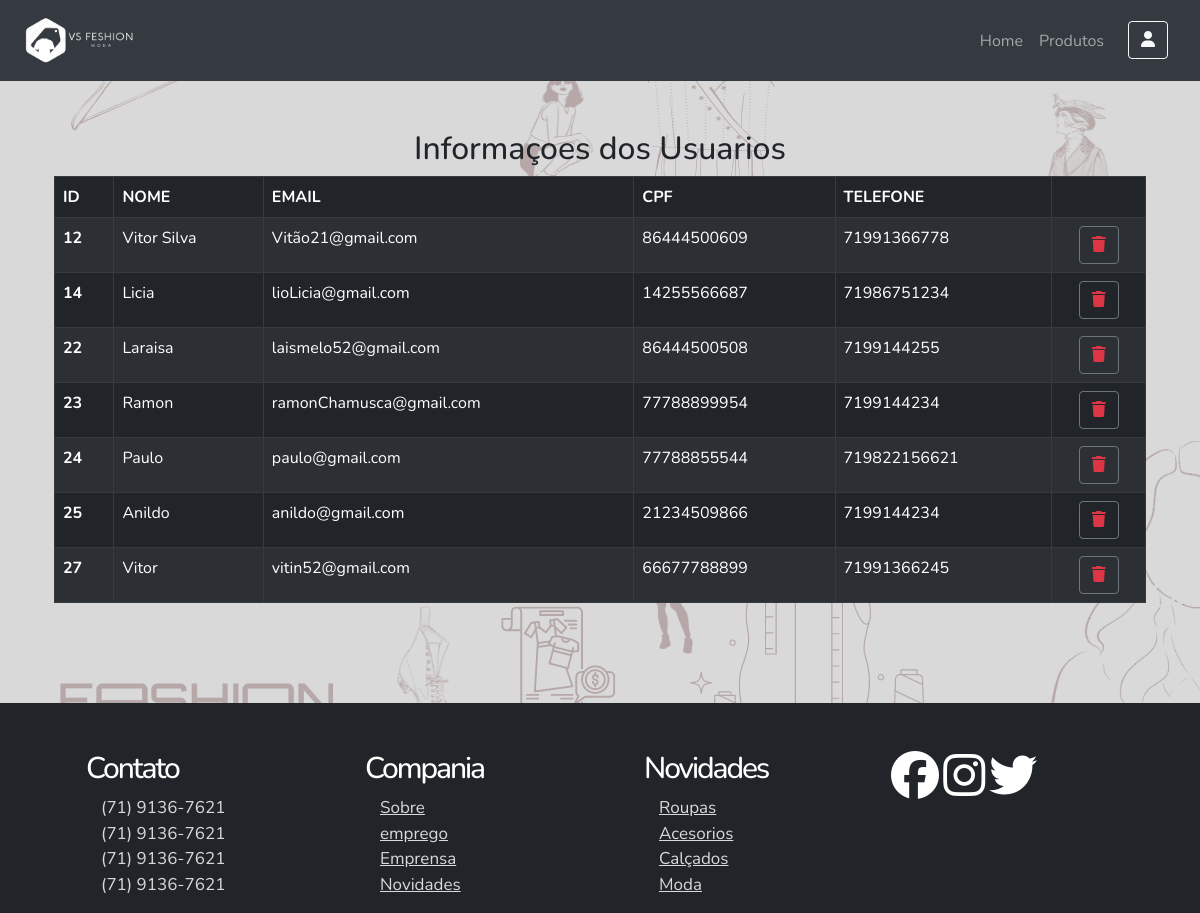
Screenshot of /php/informaçoesUsuarios.php with the database file from the repository.
### tables this page shows
CREATE TABLE `usuario` (
  `id` int(11) NOT NULL,
  `name` varchar(70) NOT NULL,
  `email` varchar(100) NOT NULL,
  `password` varchar(255) NOT NULL,
  `created_at` datetime DEFAULT current_timestamp(),
  `cpf` varchar(14) NOT NULL,
  `telefone` varchar(15) NOT NULL,
  `name_imagem` varchar(250) DEFAULT NULL,
  `type_imagem` varchar(100) DEFAULT NULL
);

### php/informaçoesUsuarios.php (the view, shortened to what this page needs)
<!DOCTYPE html>
<html lang="en">
    <?php
    include_once "conexao.php";
    $stmt = $pdo->prepare("SELECT id,name,email,cpf,telefone FROM usuario");
    $stmt->execute();
    $resultado = $stmt->fetchAll(PDO::FETCH_ASSOC);
    ?>
<head>
    <link rel="stylesheet" href="css/bootstrap.min.css">
    <link href="https://cdn.jsdelivr.net/npm/bootstrap@5.0.2/dist/css/bootstrap.min.css" rel="stylesheet">
    <link rel="stylesheet" href="../css/estilo_conta.css">
</head>
<body>
    <header>
        <nav class="navbar navbar-expand-md navbar-dark bg-personalit fixed-top">
            <div class="container-fluid">
                <a href="index.html" class="navbar-brand"><img src="imagens/Vitinho.png" alt="" width="110"></a>
                <div class="collapse navbar-collapse" id="nav-principal">
                    <div class="ms-auto"  >
                        <ul class="navbar-nav me-2 bordabotom">
                            <li class="nav-item">
                                <a class="nav-link" href="../index.php" aria-current="page">Home</a>
                            </li>
                            <li class="nav-item">
                                <a class="nav-link me-3" href="../produtos.php">Produtos</a>
                            </li>
                            <li class="nav-item dropdown">
                                <a id="nav-botão" class=" btn btn-outline-light navbotao transicao_color dropdown-toggle" href="#" href="#" role="button" data-bs-toggle="dropdown" aria-expanded="false"><i class="fa-solid fa-user"></i></a>
                            </li>
                        </ul>
                    </div>
                </div>
            </div>
        </nav>
    </header>
    <div class="container">
        <div class="row ">
            <div class="col">
                <h2 class="text-center" style="margin-top: 130px;">Informaçoes dos Usuarios</h2>
                <table class="table table-dark table-striped table-bordered" style="margin-bottom: 100px;">
                    <thead>
                        <tr>
                            <th scope="col">ID</th>
                            <th scope="col">NOME</th>
                            <th scope="col">EMAIL</th>
                            <th scope="col">CPF</th>
                            <th scope="col">TELEFONE</th>
                            <th scope="col "></th>
                        </tr>
                    </thead>
                    <tbody>
                        <?php foreach($resultado as $row){
                            $idUsuario = $row['id'];
                            $nomeUsuario = $row['name'];
                            $emailUsuario = $row['email'];
                            $cpfUsuario = $row['cpf'];
                            $telefoneUsuario = $row['telefone'];
                            ?>
                            <tr>
                            <th scope="row"><?php echo $idUsuario ?></th>
                                <td><?php echo $nomeUsuario ?></td>
                                <td><?php echo $emailUsuario ?></td>
                                <td><?php echo $cpfUsuario ?></td>
                                <td><?php echo $telefoneUsuario ?></td>
                                <td><div class="d-flex justify-content-center excluir-usuario"><button class="btn btn-outline-secondary excluir-btn" data-id="<?php echo $idUsuario ?>"><i class="fa-solid fa-trash text-danger "></i></button></div></td>
                            </tr>
                        <?php } ?>
                    </tbody>
                </table>
            </div>
        </div>
    </div>
    <footer class=" bg-dark pt-5">
        <div class="container">
            <div class="row">
                <div id="contato" class="col-xl-3 col-lg-3 col-md-3 col-sm-6 col-xs-4 posicao">
                    <ul>
                        <h4 class="tamanho-h4-lg tamanho-h4-xl ">Contato</h4>
                        <li><p class="tamanho-font-lg tamanho-font-xl">(71) 9136-7621</p></li>
                        <li><p class="tamanho-font-lg tamanho-font-xl">(71) 9136-7621</p></li>
                        <li><p class="tamanho-font-lg tamanho-font-xl">(71) 9136-7621</p></li>
                        <li><p class="tamanho-font-lg tamanho-font-xl">(71) 9136-7621</p></li>
                    </ul>
                </div>
                <div class="col-xl-3 col-lg-3 d-none col-md-3 d-md-block">
                    <ul class="">
                        <h4 class="tamanho-h4-lg tamanho-h4-xl">Compania</h4>
                        <li><a class="tamanho-font-lg tamanho-font-xl" href="">Sobre</a></li>
                        <li><a class="tamanho-font-lg tamanho-font-xl" href="">emprego</a></li>
                        <li><a class="tamanho-font-lg tamanho-font-xl" href="">Emprensa</a></li>
                        <li><a class="tamanho-font-lg tamanho-font-xl" href="">Novidades</a></li>
                    </ul>
                </div>
                <div class="col-xl-3 col-lg-3 d-none col-md-3 d-md-block">
                    <ul>
                        <h4 class="tamanho-h4-lg tamanho-h4-xl">Novidades</h4>
                        <li><a class="tamanho-font-lg tamanho-font-xl" href="">Roupas</a></li>
                        <li><a class="tamanho-font-lg tamanho-font-xl" href="">Acesorios</a></li>
                        <li><a class="tamanho-font-lg tamanho-font-xl" href="">Calçados</a></li>
                        <li><a class="tamanho-font-lg tamanho-font-xl" href="">Moda</a></li>
                    </ul>
                </div>
                <div class="col-xl-3 col-lg-3 col-md-3 col-sm-6 col-xs-8">
                    <div class="float-sm-right posicao mt-xs">
                        <a href=""><i class="fa-brands fa-facebook icon-xl icon-lg text-white"></i></a>
                        <a href=""><i class="fa-brands fa-instagram icon-xl icon-lg ml-4 text-white"></i></a>
                        <a href=""><i class="fa-brands fa-twitter icon-xl icon-lg ml-4 text-white"></i></a>
                    </div>
                </div>
            </div>
        </div>
</body>
</html>

### css/estilo_conta.css (style rules this page uses)
* { margin: 0; padding: 0; font-family: 'Nunito', sans-serif; }
html,body { height: 100%; overflow-x: hidden; }
body { background: #D9D9D9 url(../imagens/fundo2.png); background-attachment:fixed; }
@media (min-width: 575px) { .icon-lg { font-size: 3em; } }
@media (min-width: 768px) { .tamanho-font-lg { font-size: 14px; } }
@media (min-width: 768px) { .tamanho-h4-lg { font-size: 20px; } }
@media (min-width: 768px) { .icon-lg { font-size: 2em; } }
@media (min-width: 992px) { .tamanho-font-xl { font-size: 16px; } }
@media (min-width: 992px) { .tamanho-h4-xl { font-size: 25px; } }
@media (min-width: 992px) { .icon-xl { font-size: 2.5em; } }
@media (min-width: 1200px) { .tamanho-font-xl { font-size: 17px; } }
@media (min-width: 1200px) { .tamanho-h4-xl { font-size: 30px; } }
@media (min-width: 1200px) { .icon-xl { font-size: 3em; } }
footer li { list-style: none; }
footer p { color: #D9D9D9; margin: 0; margin-left: 15px; }
footer h4 { color: white; letter-spacing: -0.07em; margin-bottom: 8px; }
footer li a { color: #D9D9D9; padding: 4px 0; margin-left: 15px; }
.dropdown-toggle::after { content: none; }
.bg-personalit { background: #343a40; }

### rows the page displays
usuario: id "12", name "Vitor Silva", email "Vitão21@gmail.com", cpf "86444500609", telefone "71991366778"
usuario: id "14", name "Licia", email "lioLicia@gmail.com", cpf "14255566687", telefone "71986751234"
usuario: id "22", name "Laraisa", email "laismelo52@gmail.com", cpf "86444500508", telefone "7199144255"
usuario: id "23", name "Ramon", email "ramonChamusca@gmail.com", cpf "77788899954", telefone "7199144234"
usuario: id "24", name "Paulo", email "paulo@gmail.com", cpf "77788855544", telefone "719822156621"
usuario: id "25", name "Anildo", email "anildo@gmail.com", cpf "21234509866", telefone "7199144234"
usuario: id "27", name "Vitor", email "vitin52@gmail.com", cpf "66677788899", telefone "71991366245"
